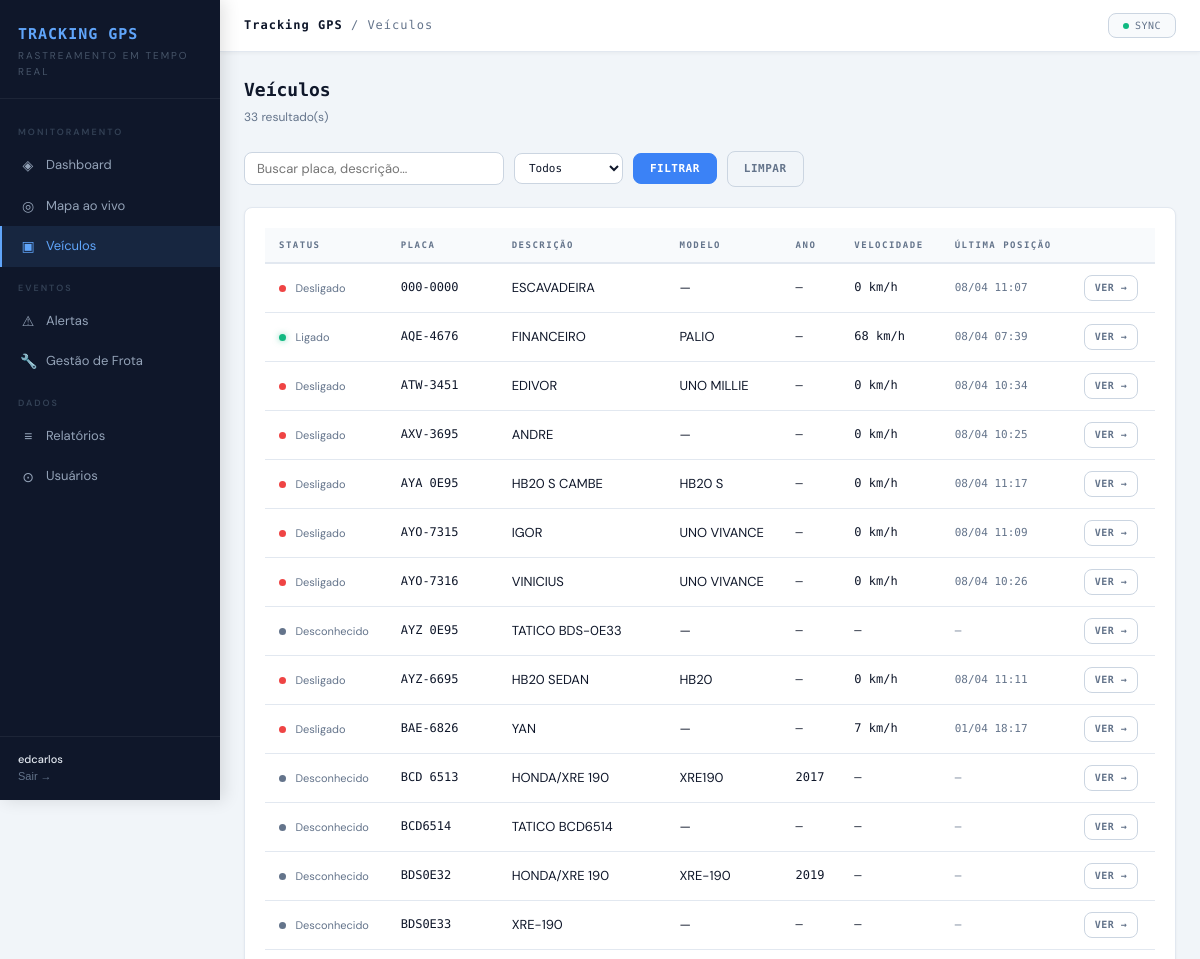
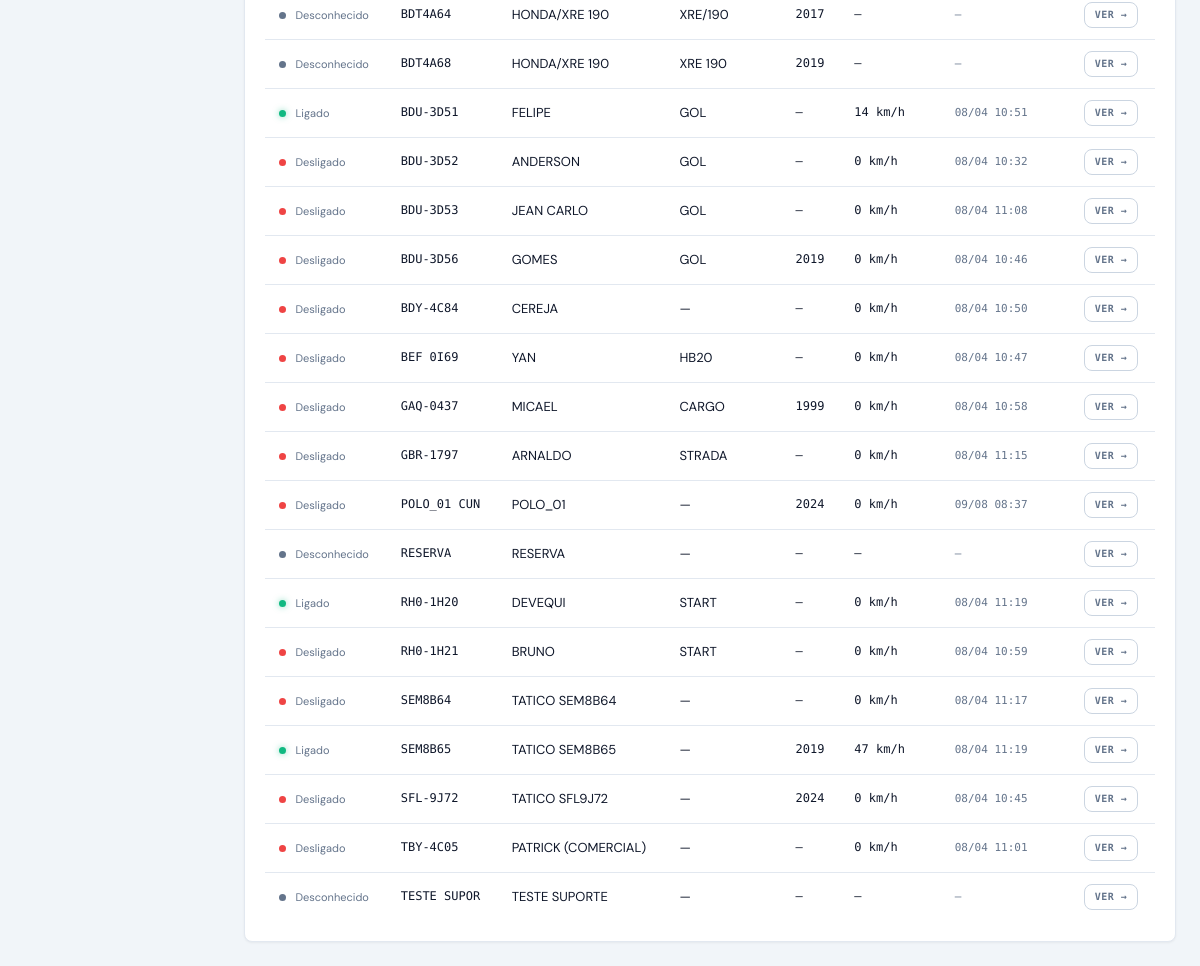
The app's page /veiculos/ (signed in), older data (2 pictures, top to bottom).
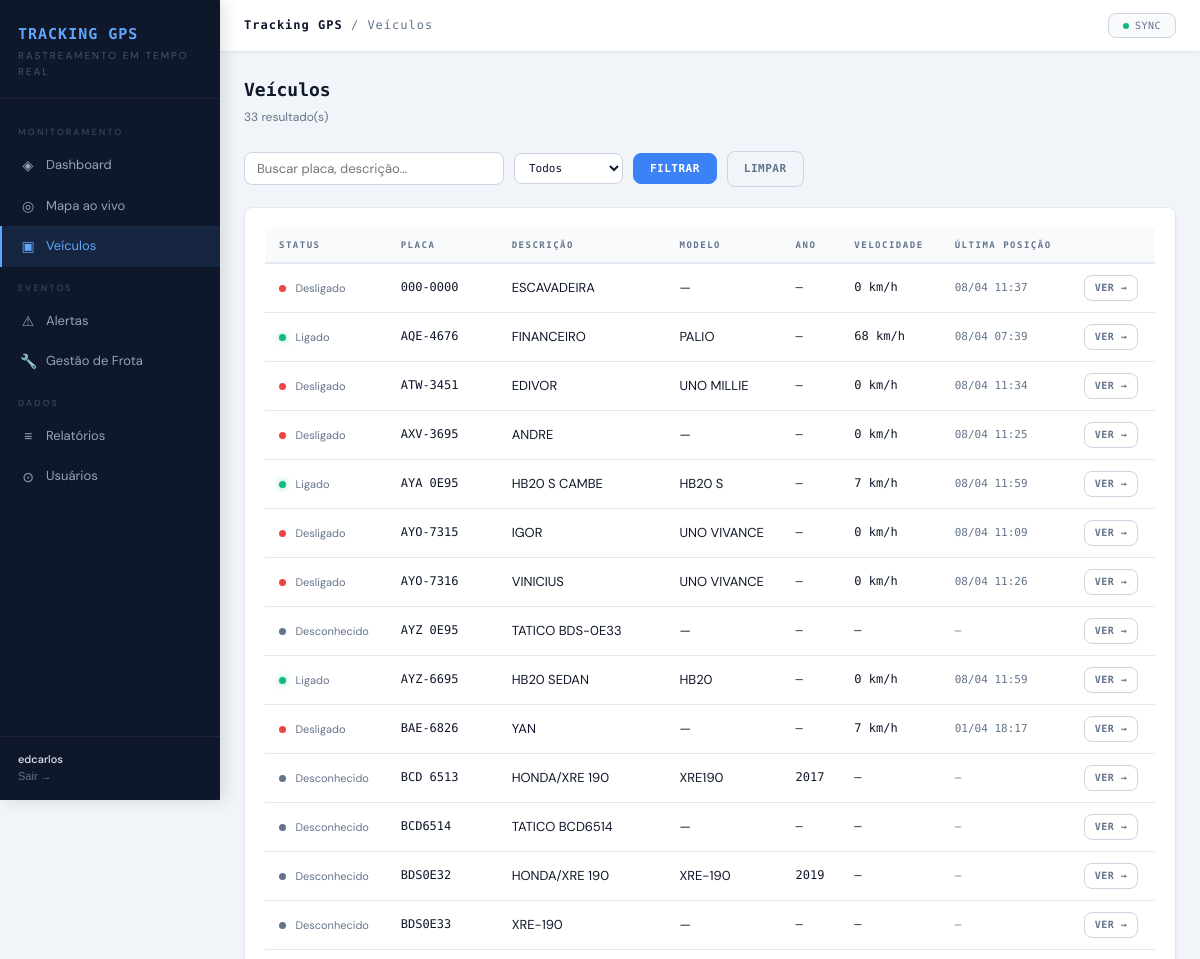
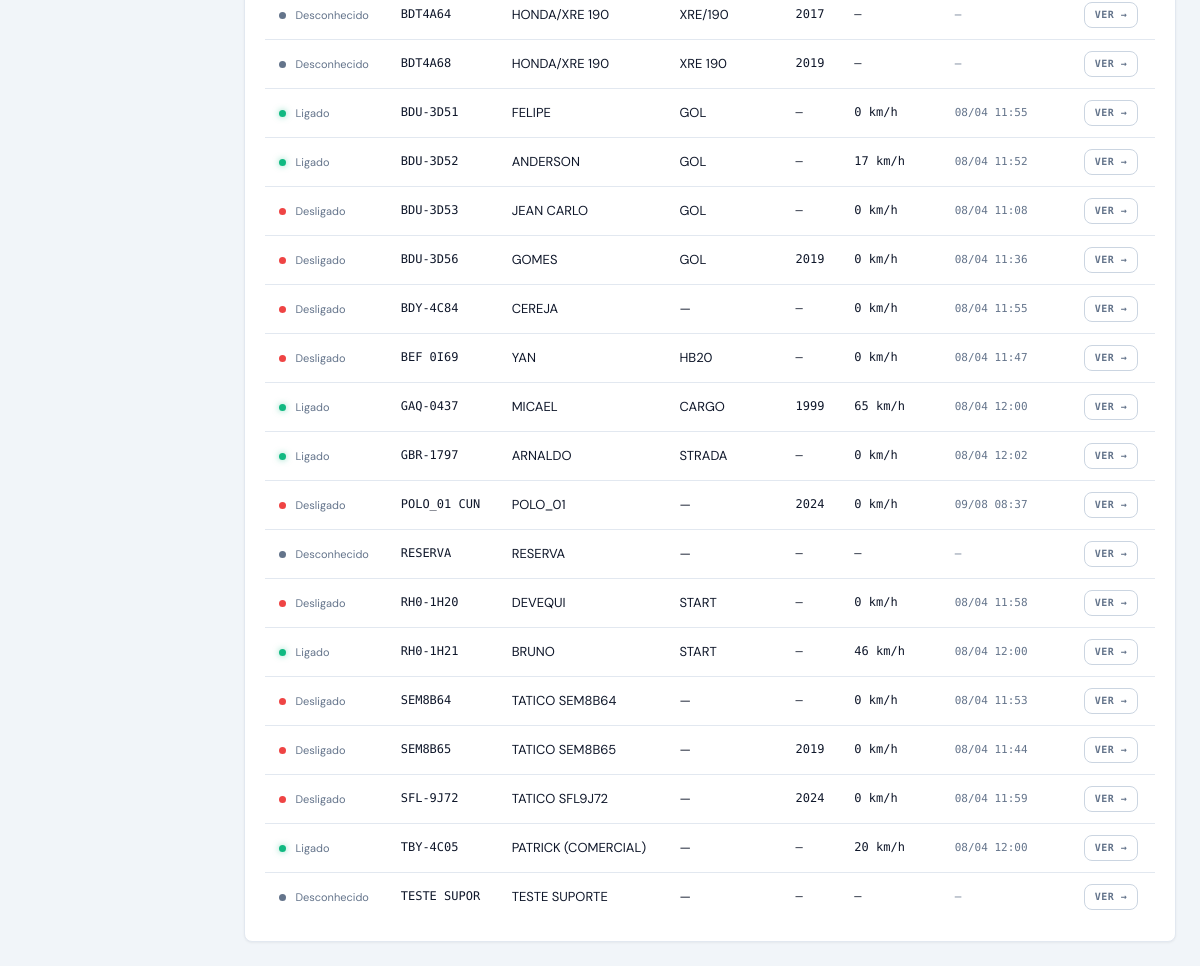
The same page, newer data (2 pictures, top to bottom).
### core/models.py (models this page shows, shortened)
class Vehicle(models.Model):
    api_id          = models.CharField(max_length=20, unique=True, verbose_name="ID API")
    api_client_id   = models.CharField(max_length=20, blank=True)
    placa           = models.CharField(max_length=20, blank=True, verbose_name="Placa")
    tag             = models.CharField(max_length=50, blank=True, verbose_name="Tag")
    descricao       = models.CharField(max_length=200, blank=True, verbose_name="Descrição")
    chassi          = models.CharField(max_length=50, blank=True)
    ano             = models.CharField(max_length=10, blank=True)
    cor             = models.CharField(max_length=50, blank=True)
    tipo            = models.CharField(max_length=10, blank=True)
    fabricante      = models.CharField(max_length=10, blank=True)
    modelo          = models.CharField(max_length=100, blank=True)
    combustivel     = models.CharField(max_length=10, blank=True)
    consumo         = models.CharField(max_length=20, blank=True)
    velocidade_limite = models.CharField(max_length=20, blank=True)
    odometro        = models.CharField(max_length=20, blank=True)
    equipamento     = models.CharField(max_length=100, blank=True, null=True)
    latitude        = models.FloatField(null=True, blank=True)
    longitude       = models.FloatField(null=True, blank=True)
    velocidade_atual = models.FloatField(null=True, blank=True)
    ignicao         = models.BooleanField(null=True, blank=True)
    direcao         = models.FloatField(null=True, blank=True, verbose_name="Direção (graus)")
    ultima_posicao  = models.DateTimeField(null=True, blank=True)
    foto            = models.ImageField(upload_to='veiculos/', null=True, blank=True, verbose_name="Foto")
    km_base         = models.FloatField(null=True, blank=True, verbose_name="KM Base (odômetro manual)")
    km_percorrido_hoje = models.FloatField(default=0.0, verbose_name="KM percorrido hoje")
    km_dia_data     = models.DateField(null=True, blank=True, verbose_name="Data referência km diário")
    ativo           = models.BooleanField(default=True)
    criado_em       = models.DateTimeField(auto_now_add=True)
    atualizado_em   = models.DateTimeField(auto_now=True)
    class Meta:
        verbose_name = "Veículo"
        verbose_name_plural = "Veículos"
        ordering = ['placa']
    @property
    def status_display(self):
        if self.ignicao is None:
            return "Desconhecido"
        return "Ligado" if self.ignicao else "Desligado"
    @property
    def status_color(self):
        if self.ignicao is None:
            return "gray"
        return "green" if self.ignicao else "red"

### core/views.py (the view)
# urls.py: path('veiculos/',                  views.veiculos_lista,       name='veiculos'),
@login_required
def veiculos_lista(request):
    qs = Vehicle.objects.filter(ativo=True)
    busca = request.GET.get('q', '').strip()
    if busca:
        qs = qs.filter(
            Q(placa__icontains=busca) |
            Q(descricao__icontains=busca) |
            Q(modelo__icontains=busca)
        )
    status = request.GET.get('status', '')
    if status == 'ligado':
        qs = qs.filter(ignicao=True)
    elif status == 'desligado':
        qs = qs.filter(ignicao=False)
    elif status == 'sem_sinal':
        qs = qs.filter(ignicao=None)
    return render(request, 'core/veiculos.html', {
        'veiculos': qs.order_by('placa'),
        'busca':    busca,
        'status':   status,
    })

### core/context_processors.py (called while the page is built)
def nao_lidos(request):
    if request.user.is_authenticated:
        return {'nao_lidos': Alert.objects.filter(lido=False).count()}
    return {'nao_lidos': 0}

### core/templates/core/veiculos.html (shortened to what this page needs)
{% extends 'core/base.html' %}
{% block topbar_title %}<span>Tracking GPS</span> / Veículos{% endblock %}
{% block content %}
<div class="page-header">
  <div>
    <div class="page-title">Veículos</div>
    <div class="page-sub">{{ veiculos|length }} resultado(s)</div>
  </div>
</div>
<form method="get" class="filter-row">
  <input type="text" name="q" value="{{ busca }}" placeholder="Buscar placa, descrição..." class="filter-input" style="width:260px">
  <select name="status" class="filter-select" onchange="this.form.submit()">
    <option value="" {% if not status %}selected{% endif %}>Todos</option>
  </select>
  <button type="submit" class="btn btn-primary">Filtrar</button>
  <a href="{% url 'veiculos' %}" class="btn btn-ghost">Limpar</a>
</form>
<div class="card">
  <div class="table-wrap">
    <table>
      <thead>
        <tr>
          <th>Status</th>
          <th>Placa</th>
          <th>Descrição</th>
          <th>Modelo</th>
          <th>Ano</th>
          <th>Velocidade</th>
          <th>Última posição</th>
          <th></th>
        </tr>
      </thead>
      <tbody>
        {% for v in veiculos %}
        <tr>
          <td>
            <span class="dot dot-{{ v.status_color }}"></span>
            <span style="margin-left:6px;font-size:11px;color:var(--muted)">{{ v.status_display }}</span>
          </td>
          <td class="mono">{{ v.placa }}</td>
          <td>{{ v.descricao|default:"—" }}</td>
          <td>{{ v.modelo|default:"—" }}</td>
          <td class="mono">{{ v.ano|default:"—" }}</td>
          <td class="mono">{% if v.velocidade_atual != None %}{{ v.velocidade_atual|floatformat:0 }} km/h{% else %}—{% endif %}</td>
          <td class="mono" style="font-size:11px;color:var(--muted)">
            {% if v.ultima_posicao %}{{ v.ultima_posicao|date:"d/m H:i" }}{% else %}—{% endif %}
          </td>
          <td>
            <a href="{% url 'veiculo_detalhe' v.pk %}" class="btn btn-ghost" style="padding:4px 10px;font-size:10px">Ver →</a>
          </td>
        </tr>
        {% empty %}
        <tr><td colspan="8" style="color:var(--muted);text-align:center;padding:30px">Nenhum veículo encontrado.</td></tr>
        {% endfor %}
      </tbody>
    </table>
  </div>
</div>
{% endblock %}

Row changes from the older to the newer data that the page shows:
changed Vehicle "ESCAVADEIRA": ultima_posicao "08/04 11:07" → "08/04 11:37"
changed Vehicle "EDIVOR": ultima_posicao "08/04 10:34" → "08/04 11:34"
changed Vehicle "ANDRE": ultima_posicao "08/04 10:25" → "08/04 11:25"
changed Vehicle "HB20 S CAMBE": ignicao False → True (drawn); status_display "Desligado" → "Ligado"; velocidade_atual "0" → "7"; ultima_posicao "08/04 11:17" → "08/04 11:59"
changed Vehicle "VINICIUS": ultima_posicao "08/04 10:26" → "08/04 11:26"
changed Vehicle "HB20 SEDAN": ignicao False → True (drawn); status_display "Desligado" → "Ligado"; ultima_posicao "08/04 11:11" → "08/04 11:59"
changed Vehicle "FELIPE": velocidade_atual "14" → "0"; ultima_posicao "08/04 10:51" → "08/04 11:55"
changed Vehicle "ANDERSON": ignicao False → True (drawn); status_display "Desligado" → "Ligado"; velocidade_atual "0" → "17"; ultima_posicao "08/04 10:32" → "08/04 11:52"
changed Vehicle "GOMES": ultima_posicao "08/04 10:46" → "08/04 11:36"
changed Vehicle "CEREJA": ultima_posicao "08/04 10:50" → "08/04 11:55"
changed Vehicle "BEF 0I69": ultima_posicao "08/04 10:47" → "08/04 11:47"
changed Vehicle "MICAEL": ignicao False → True (drawn); status_display "Desligado" → "Ligado"; velocidade_atual "0" → "65"; ultima_posicao "08/04 10:58" → "08/04 12:00"
changed Vehicle "ARNALDO": ignicao False → True (drawn); status_display "Desligado" → "Ligado"; ultima_posicao "08/04 11:15" → "08/04 12:02"
changed Vehicle "DEVEQUI": ignicao True → False (drawn); status_display "Ligado" → "Desligado"; ultima_posicao "08/04 11:19" → "08/04 11:58"
changed Vehicle "BRUNO": ignicao False → True (drawn); status_display "Desligado" → "Ligado"; velocidade_atual "0" → "46"; ultima_posicao "08/04 10:59" → "08/04 12:00"
changed Vehicle "TATICO SEM8B64": ultima_posicao "08/04 11:17" → "08/04 11:53"
changed Vehicle "TATICO SEM8B65": ignicao True → False (drawn); status_display "Ligado" → "Desligado"; velocidade_atual "47" → "0"; ultima_posicao "08/04 11:19" → "08/04 11:44"
changed Vehicle "TATICO SFL9J72": ultima_posicao "08/04 10:45" → "08/04 11:59"
changed Vehicle "PATRICK (COMERCIAL)": ignicao False → True (drawn); status_display "Desligado" → "Ligado"; velocidade_atual "0" → "20"; ultima_posicao "08/04 11:01" → "08/04 12:00"
